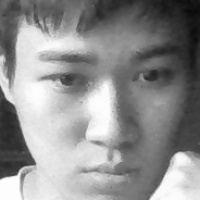
#> input picture dataset/hoang.1.jpg, 200 x 200 px, given in place of the camera
$ python crop_image.py
#> lines starting #> are read from the running program, lines starting #| are printed output that depends on the picture
import cv2
def generate_dataset():
    face_classifier = cv2.CascadeClassifier("haarcascade_frontalface_default.xml")
    def face_cropped(img):
        gray = cv2.cvtColor(img, cv2.COLOR_BGR2GRAY)
        faces = face_classifier.detectMultiScale(gray, 1.3, 5)

        if faces is ():
            return None
        for (x,y,w,h) in faces:
            cropped_face = img[y:y+h,x:x+w]
        return cropped_face

    cap = cv2.VideoCapture(0)
    img_id = 0

    while True:
        ret, frame = cap.read()
#> frame is the input picture: shape (200, 200, 3); min 11, max 255, mean 143.1
        if face_cropped(frame) is not None:
#> in face_cropped, `faces = face_classifier.detectMultiScale(gray, 1.3, 5)`: faces = [[74, 120, 64, 64]]
#> the loop in face_cropped, `for (x,y,w,h) in faces:` made 1 pass
#> pass 1, in face_cropped, `cropped_face = img[y:y+h,x:x+w]`:
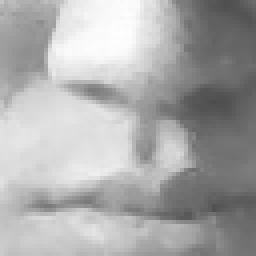
#> cropped_face: shape (64, 64, 3) (shown 4 times larger); min 77, max 254, mean 170.2
            img_id+=1
#> img_id = 1
            face = cv2.resize(face_cropped(frame), (200,200))
#> the loop in face_cropped (call 2), `for (x,y,w,h) in faces:` made 1 pass
            face = cv2.cvtColor(face, cv2.COLOR_BGR2GRAY)
#> face: shape (200, 200)
            #file_name_path = "data/"+"Ishwar."+str(img_id)+".jpg"
            file_name_path = "test/hoang."+str(img_id)+'.jpg'
#> file_name_path = 'test/hoang.1.jpg'
            cv2.imwrite(file_name_path, face)
            cv2.putText(face, str(img_id), (50,50), cv2.FONT_HERSHEY_COMPLEX, 1, (0,255,0), 2 )
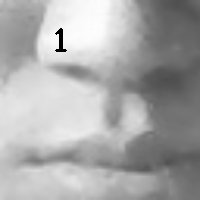
#> face: shape (200, 200); min 0, max 254, mean 169.3

            cv2.imshow("Cropped_Face", face)
            if cv2.waitKey(1)==13 or int(img_id)==20:
#> (key Esc is pressed here)
                break

    cap.release()
    cv2.destroyAllWindows()
    print("Collecting samples is completed !!!")
generate_dataset()

$ run again, on dataset/hoang.106.jpg
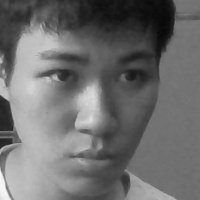
#> input picture dataset/hoang.106.jpg, 200 x 200 px, given in place of the camera
#> in generate_dataset, frame is the input picture: shape (200, 200, 3); min 8, max 248, mean 109.6
#> faces = [[14, 9, 181, 181]]
#> the loop in face_cropped, `for (x,y,w,h) in faces:` made 1 pass
#> pass 1, in face_cropped, `cropped_face = img[y:y+h,x:x+w]`:
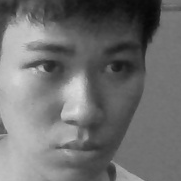
#> cropped_face: shape (181, 181, 3); min 8, max 224, mean 111.4
#> img_id = 1
#> the loop in face_cropped (call 2), `for (x,y,w,h) in faces:` made 1 pass
#> file_name_path = 'test/hoang.1.jpg'
#> in generate_dataset, `cv2.putText(face, str(img_id), (50,50), cv2.FONT_HERSHEY_COMPLEX, 1, (..`:
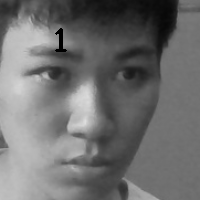
#> face: shape (200, 200); min 0, max 222, mean 110.9
